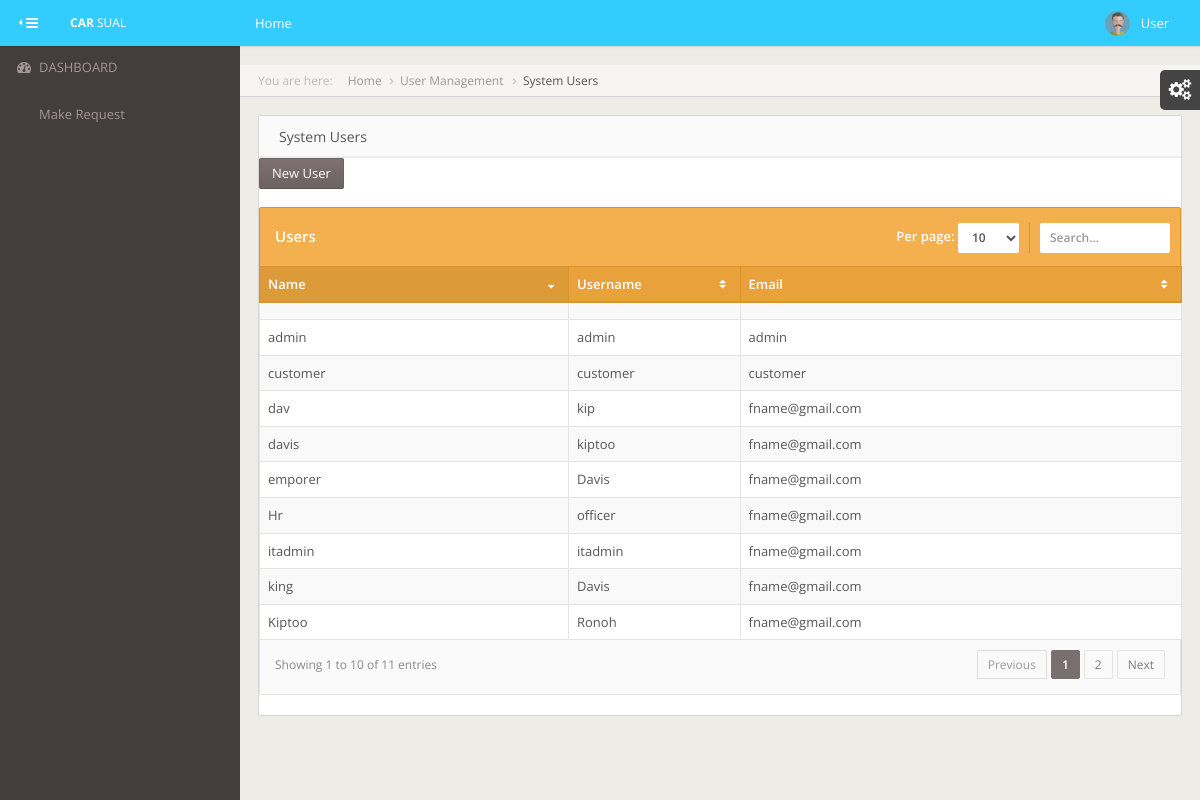
The page /users.php on the database its author committed.
### tables this page shows
CREATE TABLE `users` (
  `U_ID` int(11) NOT NULL,
  `U_NAME` varchar(70) NOT NULL,
  `U_EMAIL` varchar(70) NOT NULL,
  `U_PHONE` varchar(70) NOT NULL,
  `U_PASSWORD` varchar(70) DEFAULT '123456',
  `U_FNAME` varchar(70) NOT NULL,
  `U_STATUS` int(11) NOT NULL DEFAULT 1,
  `U_TYPE` varchar(20) NOT NULL DEFAULT 'CUSTOMER'
);

### classes/DBConn.class.php (called while the page is built, shortened)
<?php
class DBConn {
    var $connection;
    public function __construct() {
        $DB_SERVER = 'localhost';
        $DB_USERNAME = 'rot';
        $DB_PASSWORD = '';
        $DB_DATABASE = 'Towtrucks';
        $connection = mysqli_connect($DB_SERVER, $DB_USERNAME, $DB_PASSWORD) or
        die('Oops connection error -> ' . mysqli_connect_error());
        $this->connection = $connection;
    }
    function simpleLazySelect($table, $condition) {
        $strSEL = "SELECT * FROM " . $table . " " . (($condition)) . "";
        $objSC = mysqli_query($this->connection, $strSEL);
        if ($objSC) {
            $data = array();
            while ($det = mysqli_fetch_assoc($objSC)) {
                $data[] = $det;
            }
            return $data;
        } else {
            return false;
        }
    }
}

### classes/ListDisplay.class.php (called while the page is built, shortened)
<?php
 include_once('DBConn.class.php');
class listDisplay extends DBConn{
	public function paged_result($table,$condition,$start = null, $end = null) {
	   return $this->simpleLazySelect($table, $condition);
	}
}
?>

### users.php (the view, shortened to what this page needs)
<?php
require_once('classes/ListDisplay.class.php');
$list = new listDisplay();
 include_once('header.php'); ?>
<div id="content-wrapper">
    <ul class="breadcrumb breadcrumb-page">
        <div class="breadcrumb-label text-light-gray">You are here: </div>
        <li><a href="index.php">Home</a></li>
        <li><a href="#">User Management</a></li>
        <li class="active"><a href="#">System Users</a></li>
    </ul>
    <div class="row">
        <div class="col-md-12">
            <div class="panel">
                <div class="panel-heading">
                    <span class="panel-title">System Users</span>
                </div>
                <div><a href="new_user.php" class="btn btn-primary ajax-link">New User</a>&nbsp;</div>
                <div class="table-warning">
                    <table cellpadding="0" cellspacing="0" border="0" class="table table-striped table-bordered" id="jq-datatables-example">
                        <thead>
                            <tr>
                                <th width="193">Name</th>
                                <th width="100">Username</th>
                                <th width="283">Email</th>
                            </tr>
                        </thead>
                        <tbody>
                            <?php
                            $items = $list->paged_result('users', ' WHERE U_STATUS = 1');
                            $count = count($items);
                            if ($count == 0) {
                                echo 'No records';
                                $numRow = 0;
                            } else {
                                foreach ($items as $it) {
                                    echo '<tr>
								<td>' . $it['U_NAME'].'</td>
								<td>' . $it['U_FNAME'] . '</td>
								<td>' . $it['U_EMAIL'] . '</td>
							</tr>';
                                }
                            }
                            ?>
                        </tbody>
                    </table>
                </div>
            </div>
        </div>
    </div>
</div>
</div>
<?php include_once('footer.php'); ?>

### header.php (shortened to what this page needs)
<!DOCTYPE html>
 <html class="gt-ie8 gt-ie9 not-ie">
    <head>
        <link href="assets/stylesheets/bootstrap.min.css" rel="stylesheet" type="text/css">
        <link href="assets/stylesheets/landerapp.min.css" rel="stylesheet" type="text/css">
        <link href="assets/stylesheets/widgets.min.css" rel="stylesheet" type="text/css">
        <link href="assets/stylesheets/pages.min.css" rel="stylesheet" type="text/css">
        <link href="assets/stylesheets/rtl.min.css" rel="stylesheet" type="text/css">
        <link href="assets/stylesheets/themes.min.css" rel="stylesheet" type="text/css">
    </head>
    <body class="theme-default main-menu-animated">
        <div id="main-wrapper">
            <div id="main-navbar" class="navbar navbar-inverse"
" role="navigation">
                <button type="button" id="main-menu-toggle" STYLE="background:#33ccff;"><i class="navbar-icon fa fa-bars icon"></i><span class="hide-menu-text">HIDE MENU</span></button>
                <div class="navbar-inner" >
                    <div class="navbar-header"STYLE="background: #33ccff;" >
                        <a href="index.php"  class="navbar-brand">
                            <strong>CAR</strong> Sual
                        </a>
                    </div>
                    <div id="main-navbar-collapse" style="background:  #33ccff;
" class="collapse navbar-collapse main-navbar-collapse">
                        <div>
                            <ul class="nav navbar-nav">
                                <li>
                                    <a href="index.php">Home</a>
                                </li>
                            </ul>
                            <div class="right clearfix">
                                <ul class="nav navbar-nav pull-right right-navbar-nav">
                                    <li class="dropdown">
                                        <a href="#" class="dropdown-toggle user-menu" data-toggle="dropdown">
                                            <img src="assets/demo/avatars/1.jpg" alt="">
                                            <span>
                                                <?php
                                               if(isset($_SESSION['NAME'])){
                                               echo $_SESSION['NAME'];
                                               }else{
                                                echo "User";
                                            }
                                            ?></span>
                                        </a>
                                    </li>
                                </ul>
                            </div>
                        </div>
                    </div>
                </div>
            </div>
<?php include_once('sidemenu.php'); ?>

### sidemenu.php (shortened to what this page needs)
<div id="main-menu" role="navigation" >
    <div id="main-menu-inner">
        <ul class="navigation">
            <li>
                <a href="index.php"><i class="menu-icon fa fa-dashboard"></i><span class="mm-text">DASHBOARD</span></a>
            </li>
            <li>
                <a href="view_requests.php"><i class="menu-icon fa fa-settings"></i><span class="mm-text">Make Request</span></a>
            </li>
        </ul>
    </div>
</div>

### footer.php (shortened to what this page needs)
<div id="main-menu-bg"></div>
</body>
</html>

### rows shown on the page
users: U_NAME "dav", U_FNAME "kip", U_EMAIL "fname@gmail.com"
users: U_NAME "davis", U_FNAME "kiptoo", U_EMAIL "fname@gmail.com"
users: U_NAME "Kiptoo", U_FNAME "Ronoh", U_EMAIL "fname@gmail.com"
users: U_NAME "king", U_FNAME "Davis", U_EMAIL "fname@gmail.com"
users: U_NAME "emporer", U_FNAME "Davis", U_EMAIL "fname@gmail.com"
users: U_NAME "itadmin", U_FNAME "itadmin", U_EMAIL "fname@gmail.com"
users: U_NAME "Hr", U_FNAME "officer", U_EMAIL "fname@gmail.com"
users: U_NAME "admin", U_FNAME "admin", U_EMAIL "admin"
users: U_NAME "customer", U_FNAME "customer", U_EMAIL "customer"
